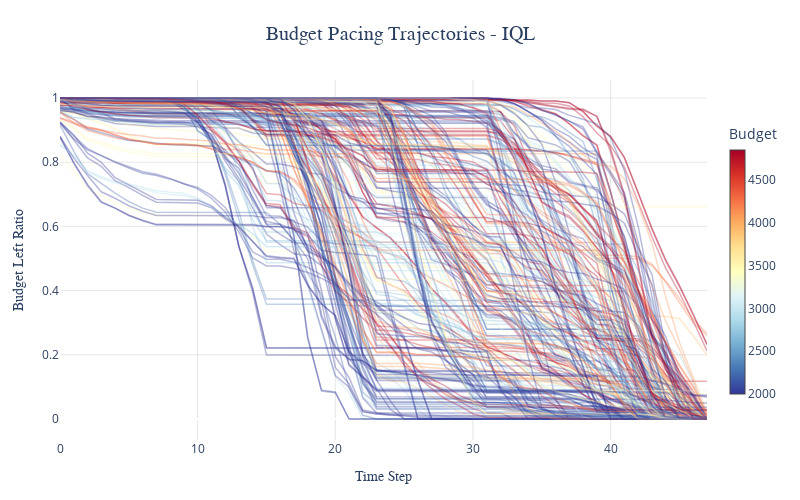

The cell this chart's notebook holds for it:
### Markdown cell above
### Agent Budget Pacing

### Code cell
fig = plot_budget_pacing_trajectories(
    *compute_auction_budget_pacing(
        auction_histories, 
        agent_name=agent_name, 
        sample_size=300, 
        seed=42,
    ),
    agent_name=agent_name,
)
fig.show()
